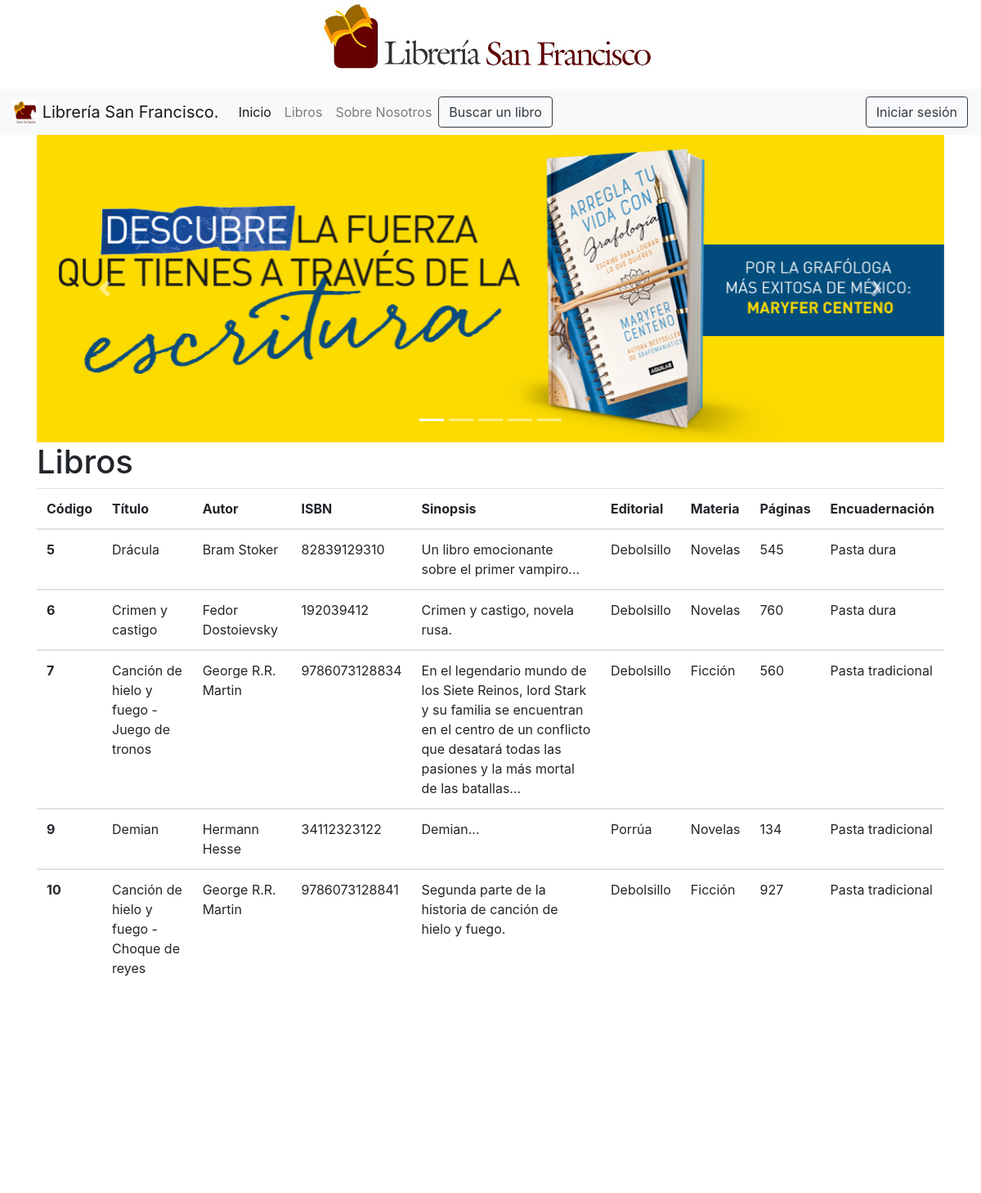
Before: / (upper part) with the older database file.
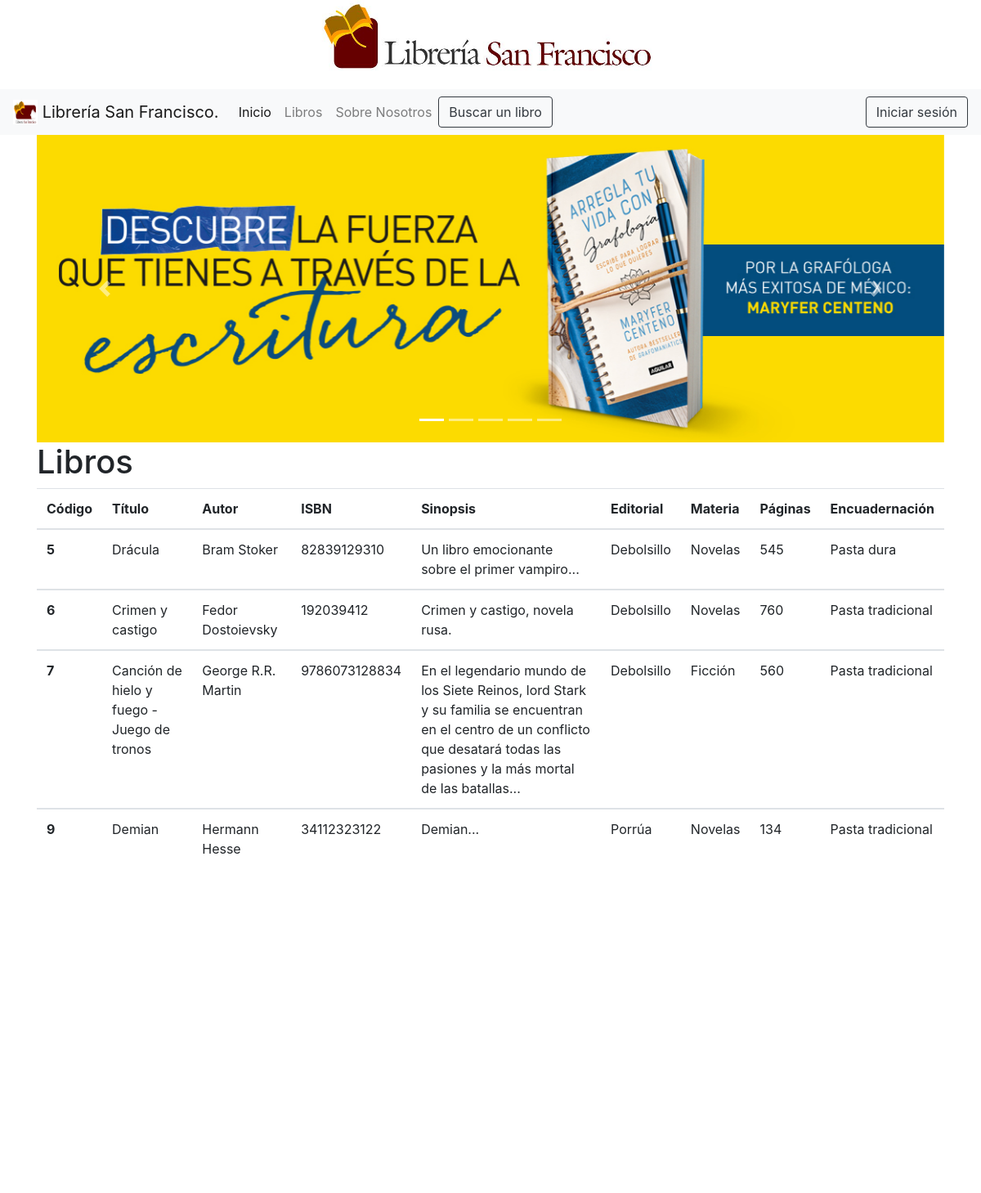
After: the same page with the newer database file.
### tables this page shows
CREATE TABLE `libros` (
  `codigo` int(11) NOT NULL,
  `titulo` varchar(50) NOT NULL,
  `autor` varchar(50) NOT NULL,
  `isbn` varchar(25) NOT NULL,
  `sinopsis` varchar(500) NOT NULL,
  `editorial` varchar(50) NOT NULL,
  `materia` varchar(50) NOT NULL,
  `paginas` int(11) NOT NULL,
  `encuadernacion` varchar(25) NOT NULL,
  `precio` int(11) NOT NULL
);

### index.php (the view, shortened to what this page needs)
<!DOCTYPE html>
<html>
<body>
	<?php include 'navbar.php'; ?>
	<?php include 'carrusel.php'; ?>
    <?php
    require 'conexion.php';
    $sql = "SELECT * FROM libros";
    $resultado = $conexion->query($sql);
    ?>
    <div class="container" style="margin:auto;">
      <h1>Libros</h1>
      <form action="index.php">
          <table class="table table-responsive">
              <thead>
                  <tr>
                      <th scope="col">Código</th>
                      <th scope="col">Título</th>
                      <th scope="col">Autor</th>
                      <th scope="col">ISBN</th>
                      <th scope="col">Sinopsis</th>
                      <th scope="col">Editorial</th>
                      <th scope="col">Materia</th>
                      <th scope="col">Páginas</th>
                      <th scope="col">Encuadernación</th>
                  </tr>
              </thead>
              <?php while($row = $resultado->fetch_assoc()):?>
              <?php
                $codigo = $row["codigo"];
                  $titulo = $row["titulo"];
                  $autor = $row["autor"];
                  $isbn = $row["isbn"];
                  $sinopsis = $row["sinopsis"];
                  $editorial = $row["editorial"];
                  $materia = $row["materia"];
                  $paginas = $row["paginas"];
                  $encuadernacion = $row["encuadernacion"];
              ?>
              <tbody>
                  <tr>
                      <th scope="row"><?php echo $codigo ?></th>
                      <td><?php echo $titulo ?></td>
                      <td><?php echo $autor ?></td>
                      <td><?php echo $isbn ?></td>
                      <td><?php echo $sinopsis ?></td>
                      <td><?php echo $editorial ?></td>
                      <td><?php echo $materia ?></td>
                      <td><?php echo $paginas ?></td>
                      <td><?php echo $encuadernacion ?></td>
                  </tr>
                  <?php endwhile; ?>
              </tbody>
          </table>
      </form>
  </div>
</body>
</html>

### navbar.php (shortened to what this page needs)
<?php
if (isset($_SESSION['loggedin']) && $_SESSION['loggedin'] == true)
{
    $sesion_activa = true;
    $email = $_SESSION['email'];
    if($_SESSION['administrador'] == true)
    {
        $nivel_usuario = "administrador";
    }
    else if($_SESSION['usuario'] == true)
    {
        $nivel_usuario = "usuario";
    }
    else
    {
        $nivel_usuario = "lectura";
    }
}
else
{
    $sesion_activa = false;
}
?>
<!doctype html>
<html lang="en">
    <head>
    </head>
    <body style="height:2000px">
        <?php include 'librerias.php'; ?>
        <div>
            <center><img src="img/1.png" class="img-fluid" alt="Responsive image" ></center>
        </div>
        <?php
            if($sesion_activa == true)
            {
              if($nivel_usuario == "administrador")
              {
              ?>
              <div class="sticky-top">
              <nav class="navbar navbar-expand-lg navbar-light bg-light">
                  <a class="navbar-brand" href="index.php">
                      <img src="img/2.png" width="30" height="30" class="d-inline-block align-top" alt="">
                      Librería San Francisco.
                  </a>
                  <ul class="navbar-nav mr-auto">
                    <li class="nav-item dropdown">
                      <a class="nav-link dropdown-toggle" href="#" id="navbarDropdown" role="button" data-toggle="dropdown" aria-haspopup="true" aria-expanded="false">
                        Adm. Base de datos
                      </a>
                      <div class="dropdown-menu" aria-labelledby="navbarDropdown">
                        <a class="dropdown-item" href="respaldo.php">Respaldar BD</a>
                        <a class="dropdown-item" href="auditoria.php">Auditoria</a>
                      </div>
                    </li>
                  </ul>
                  <ul class="navbar-nav mr-auto">
                    <li class="nav-item dropdown">
                      <a class="nav-link dropdown-toggle" href="#" id="navbarDropdown" role="button" data-toggle="dropdown" aria-haspopup="true" aria-expanded="false">
                        Gestionar libros
                      </a>
                      <div class="dropdown-menu" aria-labelledby="navbarDropdown">
                        <a class="dropdown-item" href="agregar_libro.php">Agregar libro</a>
                        <a class="dropdown-item" href="modificar_libros.php">Modificar libro</a>
                        <a class="dropdown-item" href="eliminar_libro.php">Eliminar libro</a>
                        <a class="dropdown-item" href="mostrar_libros.php">Mostrar libro</a>
                      </div>
                    </li>
                  </ul>
                  <div class="collapse navbar-collapse" id="navbarSupportedContent">
                      <ul class="navbar-nav mr-auto">
                        <li class="nav-item active">
                          <form class="form-inline my-2 my-lg-0">
                            <button type="button" class="btn btn-outline-dark my-2 my-sm-0" data-toggle="modal" data-target="#buscar">
                              Buscar un libro
                            </button>
                          </form>
                        </li>
                      </ul>
                      <a href="cerrar_sesion.php" class="btn btn-outline-dark my-2 my-sm-0">Cerrar sesion</a>
                  </div>
              </nav>
              </div>
              <div class="modal fade" id="buscar" tabindex="-1" role="dialog" aria-labelledby="exampleModalLongTitle" aria-hidden="true">
                <div class="modal-dialog" role="document">
                  <div class="modal-content">
                    <div class="modal-header">
                      <h5 class="modal-title" id="exampleModalLongTitle">Buscar en tiempo real.</h5>
                      <button type="button" class="close" data-dismiss="modal" aria-label="Close">
                        <span aria-hidden="true">&times;</span>
                      </button>
                    </div>
                    <div class="modal-body">
                       <center>
                          <label for="caja_busqueda"><strong>Buscar:</strong></label>
                          <input type="text" name="caja_busqueda" id="caja_busqueda">
                       </center>
                       <center>
                        <div id="datos">
                        </div>
                       </center>
                    </div>
                    <div class="modal-footer">
                      <button type="button" class="btn btn-secondary" data-dismiss="modal">Cerrar</button>
                    </div>
                  </div>
                </div>
              </div>
              <?php
              }
              else if($nivel_usuario == "usuario")
              {
              ?>
              <div class="sticky-top">
              <nav class="navbar navbar-expand-lg navbar-light bg-light">
                  <a class="navbar-brand" href="index.php">
                      <img src="img/2.png" width="30" height="30" class="d-inline-block align-top" alt="">
                      Librería San Francisco.
                  </a>
                  <ul class="navbar-nav mr-auto">
                    <li class="nav-item active">
                      <a class="nav-link" href="index.php">Inicio<span class="sr-only">(current)</span></a>
                    </li>
                    <li class="nav-item">
                      <a class="nav-link" href="mostrar_libros.php">Libros</a>
                    </li>
                    <li class="nav-item dropdown">
                      <a class="nav-link dropdown-toggle" href="#" id="navbarDropdown" role="button" data-toggle="dropdown" aria-haspopup="true" aria-expanded="false">
                        Mi cuenta
                      </a>
                      <div class="dropdown-menu" aria-labelledby="navbarDropdown">
                        <a class="dropdown-item" href="mis_favoritos.php">Favoritos</a>
                        <a class="dropdown-item" href="mi_perfil.php">Perfil</a>
                      </div>
                    </li>
                    <li class="nav-item">
                      <a class="nav-link" href="nosotros.php">Sobre Nosotros</a>
                    </li>
                  </ul>
                  <div class="collapse navbar-collapse" id="navbarSupportedContent">
                      <ul class="navbar-nav mr-auto">
                        <li class="nav-item active">
                          <form class="form-inline my-2 my-lg-0">
                            <button type="button" class="btn btn-outline-dark my-2 my-sm-0" data-toggle="modal" data-target="#buscar">
                              Buscar un libro
                            </button>
                          </form>
                        </li>
                      </ul>
                      <a href="cerrar_sesion.php" class="btn btn-outline-dark my-2 my-sm-0">Cerrar sesion</a>
                  </div>
              </nav>
              </div>
              <div class="modal fade" id="buscar" tabindex="-1" role="dialog" aria-labelledby="exampleModalLongTitle" aria-hidden="true">
                <div class="modal-dialog" role="document">
                  <div class="modal-content">
                    <div class="modal-header">
                      <h5 class="modal-title" id="exampleModalLongTitle">Buscar en tiempo real.</h5>
                      <button type="button" class="close" data-dismiss="modal" aria-label="Close">
                        <span aria-hidden="true">&times;</span>
                      </button>
                    </div>
                    <div class="modal-body">
                       <center>
                          <label for="caja_busqueda"><strong>Buscar:</strong></label>
                          <input type="text" name="caja_busqueda" id="caja_busqueda">
                       </center>
                       <center>
                        <div id="datos">
                        </div>
                       </center>
                    </div>
                    <div class="modal-footer">
                      <button type="button" class="btn btn-secondary" data-dismiss="modal">Cerrar</button>
                    </div>
                  </div>
                </div>
              </div>
              <?php
              }
            }
            else
            {
            ?>
            <div class="sticky-top">
              <nav class="navbar navbar-expand-lg navbar-light bg-light">
                  <a class="navbar-brand" href="index.php">
                      <img src="img/2.png" width="30" height="30" class="d-inline-block align-top" alt="">
                      Librería San Francisco.
                  </a>
                  <ul class="navbar-nav mr-auto">
                    <li class="nav-item active">
                      <a class="nav-link" href="index.php">Inicio<span class="sr-only">(current)</span></a>
                    </li>
                    <li class="nav-item">
                      <a class="nav-link" href="mostrar_libros.php">Libros</a>
                    </li>
                    <li class="nav-item">
                      <a class="nav-link" href="nosotros.php">Sobre Nosotros</a>
                    </li>
                  </ul>
                  <div class="collapse navbar-collapse" id="navbarSupportedContent">
                      <ul class="navbar-nav mr-auto">
                        <li class="nav-item active">
                          <form class="form-inline my-2 my-lg-0">
                            <button type="button" class="btn btn-outline-dark my-2 my-sm-0" data-toggle="modal" data-target="#buscar">
                              Buscar un libro
                            </button>
                          </form>
                        </li>
                      </ul>
                      <button type="button" class="btn btn-outline-dark my-2 my-sm-0" data-toggle="modal" data-target="#iniciar_sesion">
                        Iniciar sesión
                      </button>
                  </div>
              </nav>
            </div>
            <?php
            }
        ?>
    </body>
</html>

### librerias.php (shortened to what this page needs)
<!doctype html>
<html lang="en">
    <head>
        <link rel="stylesheet" type="text/css" href="alertifyjs/css/alertify.css">
        <link rel="stylesheet" type="text/css" href="alertifyjs/css/themes/default.css">
        <link rel="stylesheet" href="https://stackpath.bootstrapcdn.com/bootstrap/4.2.1/css/bootstrap.min.css">
        <link rel="stylesheet" href="https://use.fontawesome.com/releases/v5.7.0/css/all.css">
    </head>
    <body>
    </body>
</html>

### carrusel.php (shortened to what this page needs)
<!DOCTYPE html>
<html>
<body>
	<div class="container">
		<div id="carouselExampleIndicators" class="carousel slide" data-ride="carousel">
		  	<ol class="carousel-indicators">
			    <li data-target="#carouselExampleIndicators" data-slide-to="0" class="active"></li>
			    <li data-target="#carouselExampleIndicators" data-slide-to="1"></li>
			    <li data-target="#carouselExampleIndicators" data-slide-to="2"></li>
			    <li data-target="#carouselExampleIndicators" data-slide-to="3"></li>
			    <li data-target="#carouselExampleIndicators" data-slide-to="4"></li>
		  	</ol>
			<div class="carousel-inner">
				<div class="carousel-item active">
					<img src="img/00103511.jpg" class="d-block w-100" alt="...">
				</div>
			</div>
				<a class="carousel-control-prev" href="#carouselExampleIndicators" role="button" data-slide="prev">
					<span class="carousel-control-prev-icon" aria-hidden="true"></span>
				</a>
				<a class="carousel-control-next" href="#carouselExampleIndicators" role="button" data-slide="next">
					<span class="carousel-control-next-icon" aria-hidden="true"></span>
				</a>
		</div>
	</div>
</body>
</html>

Changed rows visible on the page:
removed libros: codigo "10", titulo "Canción de hielo y fuego - Choque de reyes", autor "George R.R. Martin", isbn "9786073128841", sinopsis "Segunda parte de la historia de canción de hielo y fuego.", editorial "Debolsillo", materia "Ficción", paginas "927", encuadernacion "Pasta tradicional"
changed libros "Crimen y castigo": encuadernacion "Pasta dura" → "Pasta tradicional"
